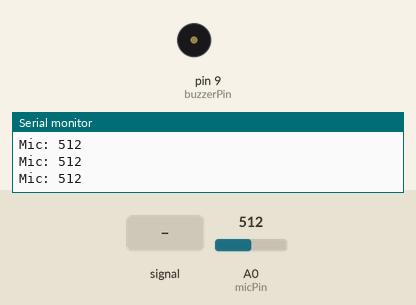
This sketch was run on a simulated Arduino Uno, built with avr-gcc and run on an emulated ATmega328P. Parts: buzzer (waves = sounding, pin HIGH), the last lines printed to the serial monitor. Inputs (shaded band) come from the test bench; at power-on: A0 (micPin) = 512.

Above: at 1.2 s.
1.3 s: A0 (micPin) fed a 200 Hz sine of ±255 counts around its level
At 1.74 s:
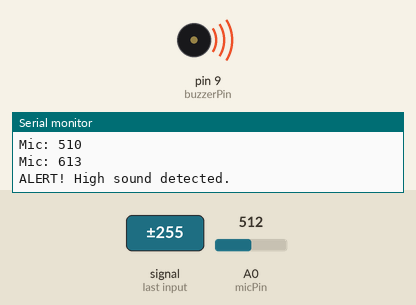
4.3 s: A0 (micPin) set to 0
7.3 s: A0 (micPin) set to 591
10.3 s: A0 (micPin) set to 615
At 10.5 s:
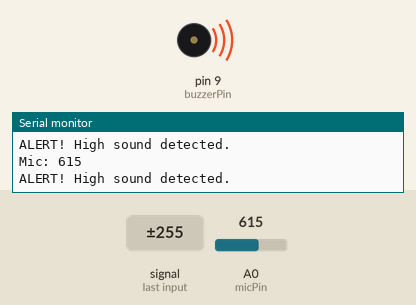
13.3 s: A0 (micPin) fed a 50 Hz sine of ±306 counts around its level
At 13.57 s:
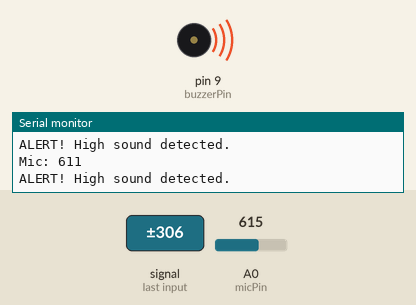
16.3 s: A0 (micPin) set to 590
At 16.7 s:
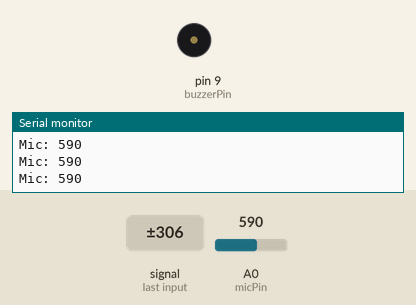
Timing chart, 0 to 18.8 s (numbered marks = the images above; inputs shaded):
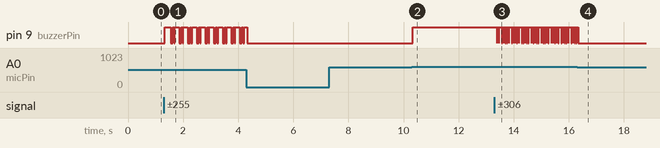

The sketch:

microphone_advanced.ino
```cpp
// (licence header left out)
int micPin = A0;        // Analog microphone output
int buzzerPin = 9;      // Buzzer
int micValue = 0;       // Raw microphone reading
int threshold = 600;    // Sound limit (adjust as needed)

void setup() {
  Serial.begin(9600);
  pinMode(buzzerPin, OUTPUT);
}

void loop() {
  micValue = analogRead(micPin);
  Serial.print("Mic: ");
  Serial.println(micValue);

  if (micValue > threshold) {
    Serial.println("ALERT! High sound detected.");
    digitalWrite(buzzerPin, HIGH);
    delay(50);
    digitalWrite(buzzerPin, LOW);
  }

  delay(5);
}
```

Measured:
- after the input at 1.3 s, pin 9 (buzzerPin): LOW → HIGH at once, then repeats every 0.30 s: LOW 0.07 s, HIGH 0.05 s, LOW 0.02 s, HIGH 0.16 s
- after the input at 10.3 s, pin 9 (buzzerPin): LOW → HIGH at once
- after the input at 13.3 s, pin 9 (buzzerPin): alternates HIGH for 0.05 s and LOW for 0.01 s, starting after 0.09 s
- after the input at 16.3 s, pin 9 (buzzerPin): goes on until 16.3 s, then stays LOW
